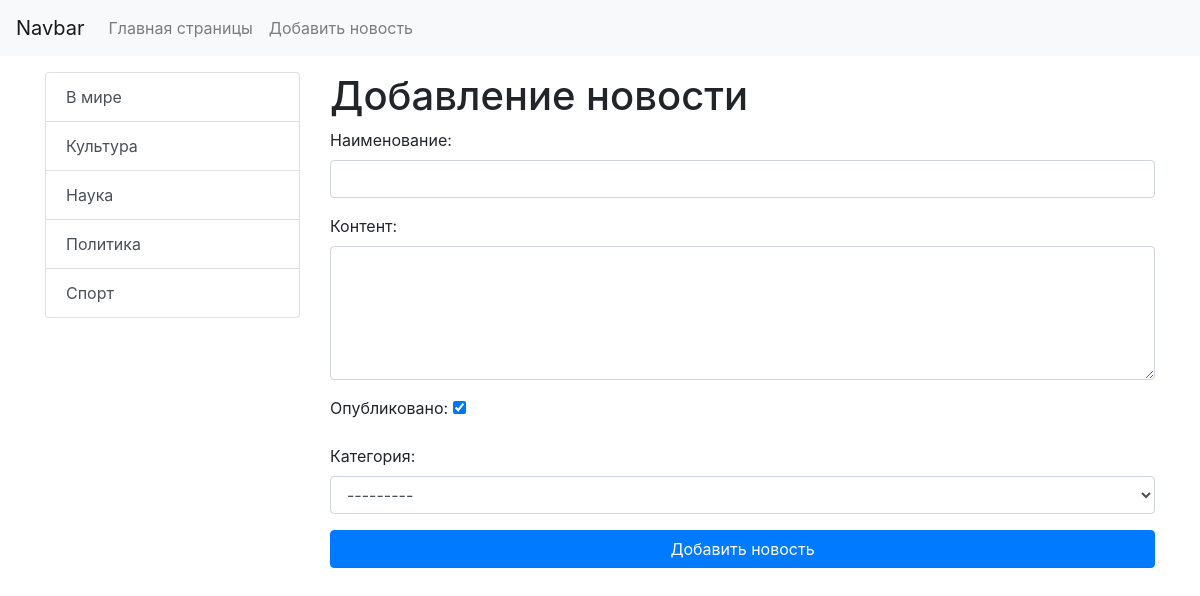
Page /news/create-news/ on the committed database.
### news/models.py (models this page shows)
class Category(models.Model):
    title = models.CharField(max_length=150, db_index=True, verbose_name='Наименование категории')
    def get_absolute_url(self):
        return reverse('category', kwargs={'category_id': self.pk})
    def __str__(self):
        return self.title
    class Meta:
        verbose_name = 'Категория'
        verbose_name_plural = 'Категории'
        ordering = ['title']

### news/views.py (the view)
# urls.py: path('news/create-news/', create_news, name='create_news'),
def create_news(request):
    if request.method == 'POST':
        form = NewsForm(request.POST)
        if form.is_valid():
            news = form.save()
            return redirect(news)
    else:
        context = {
            'form': NewsForm()
        }
    return render(request, 'news/create_news.html', context)

### news/forms.py
class NewsForm(forms.ModelForm):
    class Meta:
        model = News
        fields = ['title', 'content', 'is_published', 'category']
        widgets = {
            'title': forms.TextInput(attrs={"class": "form-control"}),
            'content': forms.Textarea(attrs={"class": "form-control", "rows": 5}),
            'category': forms.Select(attrs={"class": "form-control"})
        }

### news/templatetags/news_tags.py (called while the page is built)
@register.inclusion_tag('news/list_categories.html')
def show_categories():
    categories = Category.objects.all()
    return {"categories": categories}

### news/templates/news/create_news.html (shortened to what this page needs)
{% extends 'base.html' %}
{% block sidebar %}
    {% include 'inc/_sidebar.html' %}
{% endblock %}
{% block content %}
    <h1>Добавление новости</h1>
    <form action="{% url 'create_news' %}" method="post">
        {{ form.as_p }}
        <button type="submit" class="btn btn-primary btn-block">Добавить новость</button>
    </form>
{% endblock %}

### news/templates/news/list_categories.html
<div class="list-group">
    {% for item in categories %}
        <a href="{{ item.get_absolute_url }}"
           class="list-group-item list-group-item-action"
           tabindex="-1"
           aria-disabled="true">{{ item.title }}</a>
    {% endfor %}
</div>

### rows in the picture
Category: title "В мире"
Category: title "Культура"
Category: title "Наука"
Category: title "Политика"
Category: title "Спорт"
